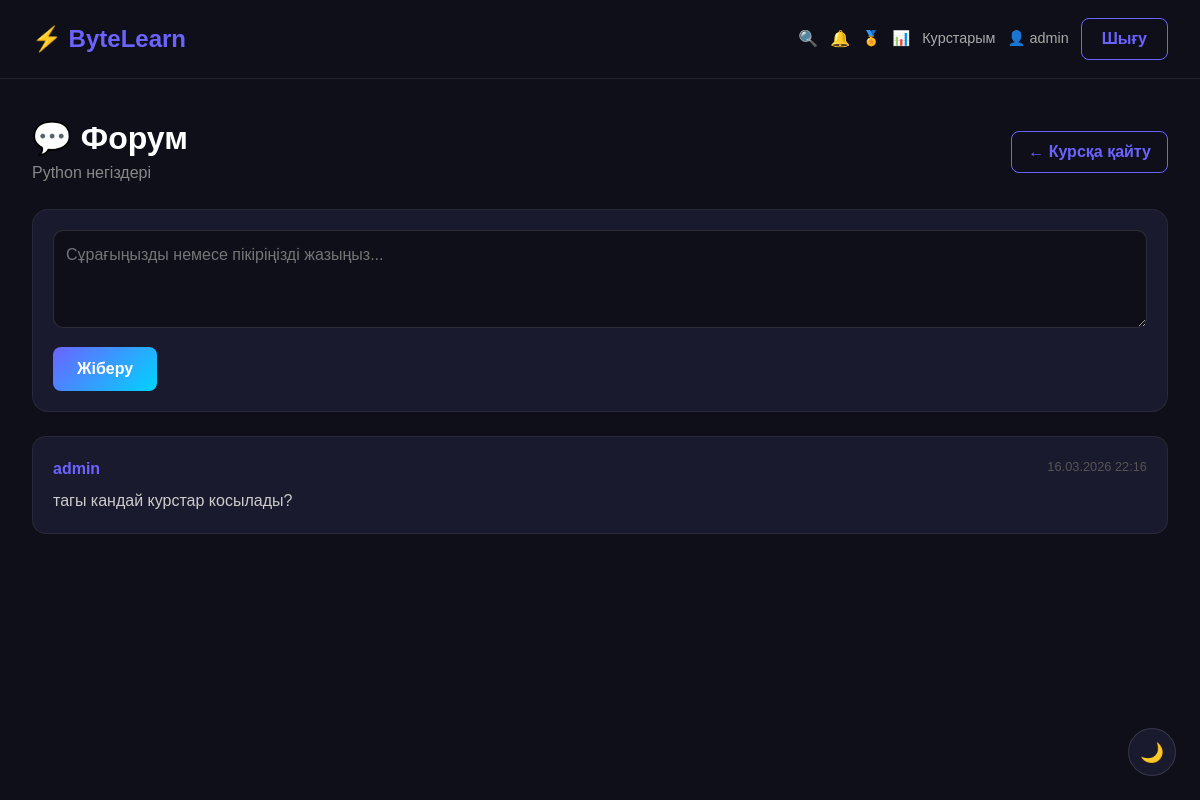
The page /course/1/forum/ (signed in) on the database its author committed.
### courses/models.py (models this page shows, shortened)
class Course(models.Model):
    LEVEL_CHOICES = [
        ('beginner', 'Бастаушы'),
        ('intermediate', 'Орташа'),
        ('advanced', 'Кәсіби'),
    ]
    title = models.CharField(max_length=200)
    description = models.TextField()
    category = models.ForeignKey(Category, on_delete=models.CASCADE)
    price = models.DecimalField(max_digits=8, decimal_places=2)
    image = models.ImageField(upload_to='courses/', blank=True, null=True)
    level = models.CharField(max_length=20, choices=LEVEL_CHOICES, default='beginner')
    created_at = models.DateTimeField(auto_now_add=True)

class ForumPost(models.Model):
    course = models.ForeignKey(Course, on_delete=models.CASCADE)
    user = models.ForeignKey(User, on_delete=models.CASCADE)
    message = models.TextField()
    created_at = models.DateTimeField(auto_now_add=True)
    class Meta:
        ordering = ['created_at']

### courses/views.py (the view)
# urls.py: path('course/<int:course_pk>/forum/', views.forum, name='forum'),
@login_required
def forum(request, course_pk):
    course = get_object_or_404(Course, pk=course_pk)
    if not Enrollment.objects.filter(user=request.user, course=course).exists():
        return redirect('course_detail', pk=course_pk)
    posts = ForumPost.objects.filter(course=course).select_related('user')
    if request.method == 'POST':
        message = request.POST.get('message')
        if message:
            ForumPost.objects.create(user=request.user, course=course, message=message)
        return redirect('forum', course_pk=course_pk)
    return render(request, 'forum.html', {'course': course, 'posts': posts})

### templates/forum.html (shortened to what this page needs)
{% extends 'base.html' %}
{% block content %}
<div style="display:flex; justify-content:space-between; align-items:center; margin-bottom:24px;">
    <div>
        <h2 style="font-weight:800; margin-bottom:4px;">💬 Форум</h2>
        <p style="color:#888; margin:0;">{{ course.title }}</p>
    </div>
    <a href="{% url 'lesson_list' course.pk %}" class="btn-outline-glow" style="text-decoration:none; padding:8px 16px;">← Курсқа қайту</a>
</div>
<div style="background:#1a1a2e; border-radius:16px; padding:20px; margin-bottom:24px; border:1px solid #ffffff10;">
    <form method="POST">
        <textarea name="message" rows="3" style="background:#0f0f1a; border:1px solid #ffffff20; color:#fff; border-radius:10px; padding:12px; width:100%; margin-bottom:12px;" placeholder="Сұрағыңызды немесе пікіріңізді жазыңыз..."></textarea>
        <button class="btn-glow" style="padding:10px 24px; border:none; cursor:pointer;">Жіберу</button>
    </form>
</div>
<div style="display:flex; flex-direction:column; gap:12px;">
    {% for post in posts %}
    <div style="background:#1a1a2e; border-radius:14px; padding:20px; border:1px solid #ffffff10;">
        <div style="display:flex; justify-content:space-between; margin-bottom:8px;">
            <span style="font-weight:700; color:#6c63ff;">{{ post.user.username }}</span>
            <span style="color:#555; font-size:0.8rem;">{{ post.created_at|date:"d.m.Y H:i" }}</span>
        </div>
        <p style="color:#ccc; margin:0;">{{ post.message }}</p>
    </div>
    {% empty %}
    <div style="text-align:center; color:#666; padding:40px;">
        Әзірше хабарлама жоқ. Бірінші болып жаз! 💬
    </div>
    {% endfor %}
</div>
{% endblock %}

### templates/base.html (shortened to what this page needs)
<!DOCTYPE html>
<html lang="kk">
<head>
    <link href="https://cdn.jsdelivr.net/npm/bootstrap@5.3.0/dist/css/bootstrap.min.css" rel="stylesheet">
</head>
<body>
    <nav class="navbar">
        <a class="navbar-brand" href="/">⚡ ByteLearn</a>
        <div style="display:flex; align-items:center; gap:12px;">
            <a href="/search/?q=" style="color:#aaa; text-decoration:none;">🔍</a>
          {% if user.is_authenticated %}
    {% with unread=user.notification_set.filter %}
    <a href="{% url 'mark_notifications_read' %}" style="position:relative; text-decoration:none;">
        🔔
    </a>
    {% endwith %}
    <a href="{% url 'achievements' %}" style="color:#aaa; text-decoration:none; font-size:0.9rem;">🏅</a>
    <a href="/dashboard/" style="color:#aaa; text-decoration:none; font-size:0.9rem;">📊</a>
    <a href="/my-courses/" style="color:#aaa; text-decoration:none; font-size:0.9rem;">Курстарым</a>
    <a href="/profile/" style="color:#aaa; text-decoration:none; font-size:0.9rem;">👤 {{ user.username }}</a>
    <a href="/logout/" class="btn-outline-glow">Шығу</a>
{% else %}
    <a href="/login/" class="btn-outline-glow">Кіру</a>
    <a href="/register/" class="btn-glow">Тіркелу</a>
{% endif %}
        </div>
    </nav>
    <div class="main-content">
        {% block content %}{% endblock %}
    </div>
<button onclick="toggleTheme()" id="themeBtn" style="position:fixed; bottom:24px; right:24px; width:48px; height:48px; border-radius:50%; background:#1a1a2e; border:1px solid #ffffff20; color:#fff; font-size:1.2rem; cursor:pointer; z-index:999;">🌙</button>
</body>
</html>

### templates/base.html (style rules this page uses)
* { font-family: Arial, sans-serif; }
body { background: #0f0f1a; color: #fff; margin: 0; }
.navbar { background: #0f0f1a; border-bottom: 1px solid #ffffff15; padding: 16px 32px; display: flex; justify-content: space-between; align-items: center; }
.navbar-brand { font-size: 1.5rem; font-weight: 800; color: #6c63ff; text-decoration: none; }
.btn-glow { background: linear-gradient(135deg, #6c63ff, #00d4ff); border: none; color: #fff; font-weight: 600; padding: 8px 20px; border-radius: 8px; cursor: pointer; text-decoration: none; display: inline-block; }
.btn-outline-glow { border: 1px solid #6c63ff; color: #6c63ff; background: transparent; font-weight: 600; padding: 8px 20px; border-radius: 8px; text-decoration: none; display: inline-block; }
.form-control, input[type="text"], input[type="password"], textarea, select { background: #0f0f1a !important; border: 1px solid #ffffff20 !important; color: #fff !important; border-radius: 10px; padding: 10px 14px; width: 100%; margin-bottom: 4px; box-sizing: border-box; }
.main-content { padding: 40px 32px; }

### rows shown on the page
Course: title "Python негіздері"
ForumPost: user.username "admin", created_at "16.03.2026 22:16", message "тагы кандай курстар косылады?"

### other values the page prints
{{ user.username }} "admin"
